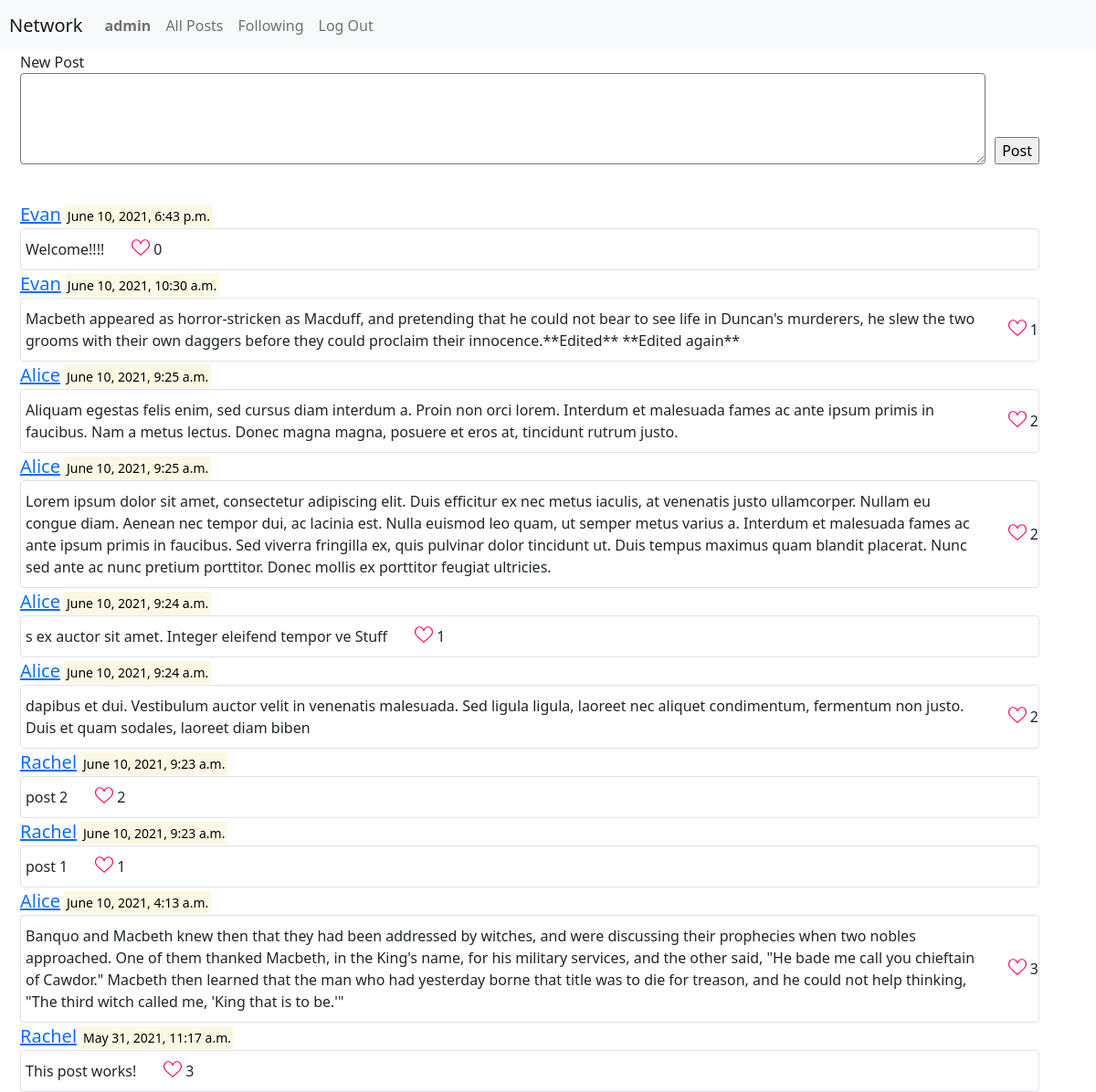
Page / (signed in) on the committed database.
### network/models.py (models this page shows)
class User(AbstractUser):
    posts = models.ManyToManyField('Post',blank=True)
    follow = models.ManyToManyField('UserFollowing',blank=True)

class Post(models.Model):
    id = models.AutoField(primary_key=True)
    contents = models.TextField()
    created_by = models.ForeignKey(User, on_delete=models.CASCADE)
    created_at = models.DateTimeField(auto_now_add=True)
    likes = models.IntegerField(default=0)
    updated_at = models.DateTimeField(auto_now_add=True)
    deleted_at = models.DateTimeField(blank=True, null=True)
    def total_likes(post):
        return len(PostLike.objects.filter(post_id=post))

### network/views.py (the view)
# urls.py: path("", views.all_post, name="all_posts"),
def all_post(request):
    page = request.GET.get('p', '1')
    posts = Post.objects.order_by('-created_at')
    for post in posts.iterator():
        post.likes = Post.total_likes(post)
        post.save()
    paginator = Paginator(posts, 10)
    try:
        paginated_posts = paginator.page(int(page))
    except ValueError:
        paginated_posts = paginator.page(1)
    except EmptyPage:
        paginated_posts = paginator.page(paginator.num_pages)
    return render(request, 'network/index.html', {
        'posts': paginated_posts
    })

### network/templates/network/index.html (shortened to what this page needs)
{% extends "network/layout.html" %}
{% load static %}
{% block body %}
    {% if user.is_authenticated %}
    <div class="container">
        New Post
        <form action="{% url 'create' %}" method="POST" style="display: flex; margin-bottom: 40px;">
            <textarea name="post-content" id="post-content" cols="30" rows="10"></textarea>
            <input type="submit" value="Post" style="align-self:flex-end; margin-left: 10px;">
        </form>
        {% for post in posts %}
        <div class="post" data-postid="{{post.pk}}">
            <a class="lead" href="{% url 'profile' profile_id=post.created_by.username %}">{{post.created_by.username}}</a>
            <mark class="small">{{post.created_at}}</mark>
            <div class='post-misc border rounded'>
                <div class ='text-content' style="margin-left: 5px;margin-top: 10px; margin-bottom:10px;">{{post.contents}}</div>
                <div style="display:flex; align-self: center; margin-left: 30px;" class='post-misc-btns'>
                    <img src="{% static 'network/unliked.svg' %}" class="filter-red" id="like-btn" data-postid="{{post.pk}}" name="edit" style="height: 20px;width: 20px;margin-right: 4px;" >
                    <div id="like-count" >{{post.likes}}</div>
                </div>
            </div>
        </div>
        {% endfor %}
        {% endif %}
    </div>
{% endblock %}

### network/templates/network/layout.html (shortened to what this page needs)
{% load static %}
<!DOCTYPE html>
<html lang="en">
    <head>
        <link href="https://cdn.jsdelivr.net/npm/bootstrap@5.0.0-beta2/dist/css/bootstrap.min.css" rel="stylesheet">
        <link href="{% static 'network/styles.css' %}" rel="stylesheet">
    </head>
    <body>
        <nav class="navbar navbar-expand-lg navbar-light bg-light">
            <a class="navbar-brand" href="{% url 'all_posts' %}" style="margin-left: 10px;">Network</a>
            <div>
              <ul class="navbar-nav mr-auto">
                {% if user.is_authenticated %}
                    <li class="nav-item">
                        <a class="nav-link" href="{% url 'profile' profile_id=user.username %}"><strong>{{ user.username }}</strong></a>
                    </li>
                {% endif %}
                <li class="nav-item">
                  <a class="nav-link" href="{% url 'all_posts' %}">All Posts</a>
                </li>
                {% if user.is_authenticated %}
                    <li class="nav-item">
                        <a class="nav-link" href="{% url 'filtered_posts' profile_id=user.username %}">Following</a>
                    </li>
                    <li class="nav-item">
                        <a class="nav-link" href="{% url 'logout' %}">Log Out</a>
                    </li>
                {% endif %}
              </ul>
            </div>
          </nav>
        <div class="body">
            {% block body %}
            {% endblock %}
        </div>
    </body>
</html>

### network/static/network/styles.css (style rules this page uses)
.container { margin-left: 10px; }
.post-misc { display: flex; justify-content: flex-start; }
.filter-red { filter: invert(13%) sepia(69%) saturate(7493%) hue-rotate(332deg) brightness(107%) contrast(106%); }
#post-content { width: 100%; height: 100px; border-radius: 4px; }

### rows in the picture
User: username "admin"
Post: created_by.username "Evan", created_at "June 10, 2021, 6:43 p.m.", contents "Welcome!!!!", likes "0"
Post: created_by.username "Evan", created_at "June 10, 2021, 10:30 a.m.", contents "Macbeth appeared as horror-stricken as Macduff, and pretending that he could not bear to see life in Duncan's murderers, he slew the two grooms with their own daggers before they could proclaim their innocence.**Edited** **Edited again**", likes "1"
Post: created_by.username "Alice", created_at "June 10, 2021, 9:25 a.m.", contents "Aliquam egestas felis enim, sed cursus diam interdum a. Proin non orci lorem. Interdum et malesuada fames ac ante ipsum primis in faucibus. Nam a metus lectus. Donec magna magna, posuere et eros at, tincidunt rutrum justo.", likes "2"
Post: created_by.username "Alice", created_at "June 10, 2021, 9:25 a.m.", contents "Lorem ipsum dolor sit amet, consectetur adipiscing elit. Duis efficitur ex nec metus iaculis, at venenatis justo ullamcorper. Nullam eu congue diam. Aenean nec tempor dui, ac lacinia est. Nulla euismod leo quam, ut semper metus varius a. Interdum et malesuada fames ac ante ipsum primis in faucibus. Sed viverra fringilla ex, quis pulvinar dolor tincidunt ut. Duis tempus maximus quam blandit placerat. Nunc sed ante ac nunc pretium porttitor. Donec mollis ex porttitor feugiat ultricies.", likes "2"
Post: created_by.username "Alice", created_at "June 10, 2021, 9:24 a.m.", contents "s ex auctor sit amet. Integer eleifend tempor ve Stuff", likes "1"
Post: created_by.username "Alice", created_at "June 10, 2021, 9:24 a.m.", contents "dapibus et dui. Vestibulum auctor velit in venenatis malesuada. Sed ligula ligula, laoreet nec aliquet condimentum, fermentum non justo. Duis et quam sodales, laoreet diam biben", likes "2"
Post: created_by.username "Rachel", created_at "June 10, 2021, 9:23 a.m.", contents "post 2", likes "2"
Post: created_by.username "Rachel", created_at "June 10, 2021, 9:23 a.m.", contents "post 1", likes "1"
Post: created_by.username "Alice", created_at "June 10, 2021, 4:13 a.m.", contents "Banquo and Macbeth knew then that they had been addressed by witches, and were discussing their prophecies when two nobles approached. One of them thanked Macbeth, in the King's name, for his military services, and the other said, \"He bade me call you chieftain of Cawdor.\" Macbeth then learned that the man who had yesterday borne that title was to die for treason, and he could not help thinking, \"The third witch called me, 'King that is to be.'\"", likes "3"
Post: created_by.username "Rachel", created_at "May 31, 2021, 11:17 a.m.", contents "This post works!", likes "3"
